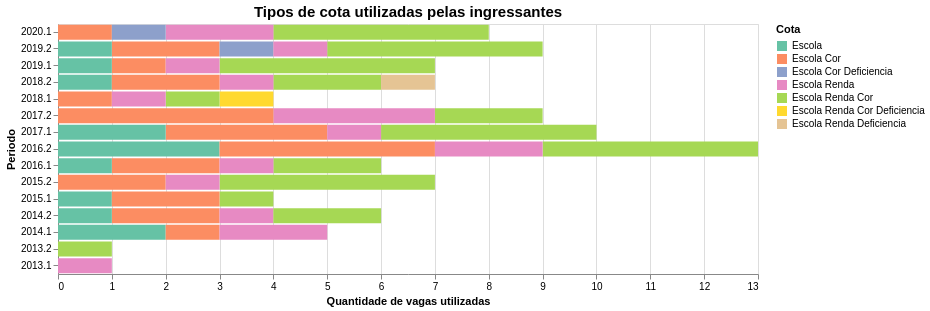

Describe this chart as a Vega-Lite specification.
### Vega-Lite specification from a JSON file in a GitHub repository (floating-point values rounded to 4 significant figures)
{"$schema": "https://vega.github.io/schema/vega-lite/v5.json", "data": {"values": [{"": "3823", "periodo_ingresso": "2020.1", "forma_reserva_vagas": "Escola Renda Cor"}, {"": "3822", "periodo_ingresso": "2020.1", "forma_reserva_vagas": "Escola Renda Cor"}, {"": "3561", "periodo_ingresso": "2020.1", "forma_reserva_vagas": "Escola Cor"}, {"": "3700", "periodo_ingresso": "2020.1", "forma_reserva_vagas": "Escola Renda"}, {"": "3712", "periodo_ingresso": "2020.1", "forma_reserva_vagas": "Escola Renda"}, {"": "3850", "periodo_ingresso": "2020.1", "forma_reserva_vagas": "Escola Renda Cor"}, {"": "3641", "periodo_ingresso": "2020.1", "forma_reserva_vagas": "Escola Cor Deficiencia"}, {"": "3518", "periodo_ingresso": "2020.1", "forma_reserva_vagas": "Escola Renda Cor"}, {"": "3546", "periodo_ingresso": "2019.2", "forma_reserva_vagas": "Escola Cor"}, {"": "3541", "periodo_ingresso": "2019.2", "forma_reserva_vagas": "Escola Cor"}, {"": "3377", "periodo_ingresso": "2019.2", "forma_reserva_vagas": "Escola Renda Cor"}, {"": "3383", "periodo_ingresso": "2019.2", "forma_reserva_vagas": "Escola Renda Cor"}, {"": "3388", "periodo_ingresso": "2019.2", "forma_reserva_vagas": "Escola Renda Cor"}, {"": "3164", "periodo_ingresso": "2019.2", "forma_reserva_vagas": "Escola Cor Deficiencia"}, {"": "3194", "periodo_ingresso": "2019.2", "forma_reserva_vagas": "Escola"}, {"": "3089", "periodo_ingresso": "2019.2", "forma_reserva_vagas": "Escola Renda Cor"}, {"": "3166", "periodo_ingresso": "2019.2", "forma_reserva_vagas": "Escola Renda"}, {"": "3652", "periodo_ingresso": "2019.1", "forma_reserva_vagas": "Escola Renda Cor"}, {"": "3653", "periodo_ingresso": "2019.1", "forma_reserva_vagas": "Escola Renda Cor"}, {"": "3657", "periodo_ingresso": "2019.1", "forma_reserva_vagas": "Escola Renda Cor"}, {"": "3734", "periodo_ingresso": "2019.1", "forma_reserva_vagas": "Escola Renda Cor"}, {"": "3741", "periodo_ingresso": "2019.1", "forma_reserva_vagas": "Escola Cor"}, {"": "3743", "periodo_ingresso": "2019.1", "forma_reserva_vagas": "Escola"}, {"": "3746", "periodo_ingresso": "2019.1", "forma_reserva_vagas": "Escola Renda"}, {"": "3272", "periodo_ingresso": "2018.2", "forma_reserva_vagas": "Escola Renda Cor"}, {"": "3449", "periodo_ingresso": "2018.2", "forma_reserva_vagas": "Escola Renda"}, {"": "3495", "periodo_ingresso": "2018.2", "forma_reserva_vagas": "Escola"}, {"": "3431", "periodo_ingresso": "2018.2", "forma_reserva_vagas": "Escola Renda Cor"}, {"": "3445", "periodo_ingresso": "2018.2", "forma_reserva_vagas": "Escola Cor"}, {"": "3440", "periodo_ingresso": "2018.2", "forma_reserva_vagas": "Escola Cor"}, {"": "3685", "periodo_ingresso": "2018.2", "forma_reserva_vagas": "Escola Renda Deficiencia"}, {"": "3167", "periodo_ingresso": "2018.1", "forma_reserva_vagas": "Escola Renda Cor Deficiencia"}, {"": "3093", "periodo_ingresso": "2018.1", "forma_reserva_vagas": "Escola Renda Cor"}, {"": "3555", "periodo_ingresso": "2018.1", "forma_reserva_vagas": "Escola Cor"}, {"": "3668", "periodo_ingresso": "2018.1", "forma_reserva_vagas": "Escola Renda"}, {"": "3036", "periodo_ingresso": "2017.2", "forma_reserva_vagas": "Escola Renda Cor"}, {"": "3374", "periodo_ingresso": "2017.2", "forma_reserva_vagas": "Escola Renda Cor"}, {"": "2235", "periodo_ingresso": "2017.2", "forma_reserva_vagas": "Escola Renda"}, {"": "1841", "periodo_ingresso": "2017.2", "forma_reserva_vagas": "Escola Renda"}, {"": "3717", "periodo_ingresso": "2017.2", "forma_reserva_vagas": "Escola Cor"}, {"": "3508", "periodo_ingresso": "2017.2", "forma_reserva_vagas": "Escola Cor"}, {"": "3230", "periodo_ingresso": "2017.2", "forma_reserva_vagas": "Escola Cor"}, {"": "3228", "periodo_ingresso": "2017.2", "forma_reserva_vagas": "Escola Cor"}, {"": "3223", "periodo_ingresso": "2017.2", "forma_reserva_vagas": "Escola Renda"}, {"": "3145", "periodo_ingresso": "2017.1", "forma_reserva_vagas": "Escola Renda Cor"}, {"": "3129", "periodo_ingresso": "2017.1", "forma_reserva_vagas": "Escola Renda Cor"}, {"": "3154", "periodo_ingresso": "2017.1", "forma_reserva_vagas": "Escola Cor"}, {"": "3153", "periodo_ingresso": "2017.1", "forma_reserva_vagas": "Escola"}, {"": "3151", "periodo_ingresso": "2017.1", "forma_reserva_vagas": "Escola Cor"}, {"": "3142", "periodo_ingresso": "2017.1", "forma_reserva_vagas": "Escola"}, {"": "3607", "periodo_ingresso": "2017.1", "forma_reserva_vagas": "Escola Renda"}, {"": "3455", "periodo_ingresso": "2017.1", "forma_reserva_vagas": "Escola Renda Cor"}, {"": "3331", "periodo_ingresso": "2017.1", "forma_reserva_vagas": "Escola Cor"}, {"": "3305", "periodo_ingresso": "2017.1", "forma_reserva_vagas": "Escola Renda Cor"}, {"": "2236", "periodo_ingresso": "2016.2", "forma_reserva_vagas": "Escola"}, {"": "2253", "periodo_ingresso": "2016.2", "forma_reserva_vagas": "Escola Renda Cor"}, {"": "3071", "periodo_ingresso": "2016.2", "forma_reserva_vagas": "Escola Cor"}, {"": "2454", "periodo_ingresso": "2016.2", "forma_reserva_vagas": "Escola Cor"}, {"": "3338", "periodo_ingresso": "2016.2", "forma_reserva_vagas": "Escola Renda Cor"}, {"": "3349", "periodo_ingresso": "2016.2", "forma_reserva_vagas": "Escola"}, {"": "3290", "periodo_ingresso": "2016.2", "forma_reserva_vagas": "Escola"}, {"": "3264", "periodo_ingresso": "2016.2", "forma_reserva_vagas": "Escola Renda Cor"}, {"": "3229", "periodo_ingresso": "2016.2", "forma_reserva_vagas": "Escola Renda"}, {"": "3477", "periodo_ingresso": "2016.2", "forma_reserva_vagas": "Escola Renda"}, {"": "3189", "periodo_ingresso": "2016.2", "forma_reserva_vagas": "Escola Renda Cor"}, {"": "3038", "periodo_ingresso": "2016.2", "forma_reserva_vagas": "Escola Cor"}, {"": "3416", "periodo_ingresso": "2016.2", "forma_reserva_vagas": "Escola Cor"}, {"": "2958", "periodo_ingresso": "2016.1", "forma_reserva_vagas": "Escola Renda Cor"}, {"": "2952", "periodo_ingresso": "2016.1", "forma_reserva_vagas": "Escola Cor"}, {"": "1358", "periodo_ingresso": "2016.1", "forma_reserva_vagas": "Escola Renda Cor"}, {"": "1690", "periodo_ingresso": "2016.1", "forma_reserva_vagas": "Escola"}, {"": "2990", "periodo_ingresso": "2016.1", "forma_reserva_vagas": "Escola Renda"}, {"": "3940", "periodo_ingresso": "2016.1", "forma_reserva_vagas": "Escola Cor"}, {"": "2938", "periodo_ingresso": "2015.2", "forma_reserva_vagas": "Escola Renda Cor"}, {"": "2911", "periodo_ingresso": "2015.2", "forma_reserva_vagas": "Escola Cor"}, {"": "3885", "periodo_ingresso": "2015.2", "forma_reserva_vagas": "Escola Renda Cor"}, {"": "3875", "periodo_ingresso": "2015.2", "forma_reserva_vagas": "Escola Renda"}, {"": "3874", "periodo_ingresso": "2015.2", "forma_reserva_vagas": "Escola Renda Cor"}, {"": "2950", "periodo_ingresso": "2015.2", "forma_reserva_vagas": "Escola Renda Cor"}, {"": "3881", "periodo_ingresso": "2015.2", "forma_reserva_vagas": "Escola Cor"}, {"": "3792", "periodo_ingresso": "2015.1", "forma_reserva_vagas": "Escola Renda Cor"}, {"": "3845", "periodo_ingresso": "2015.1", "forma_reserva_vagas": "Escola"}, {"": "2885", "periodo_ingresso": "2015.1", "forma_reserva_vagas": "Escola Cor"}, {"": "2884", "periodo_ingresso": "2015.1", "forma_reserva_vagas": "Escola Cor"}, {"": "2812", "periodo_ingresso": "2014.2", "forma_reserva_vagas": "Escola Cor"}, {"": "2828", "periodo_ingresso": "2014.2", "forma_reserva_vagas": "Escola Renda"}, {"": "2790", "periodo_ingresso": "2014.2", "forma_reserva_vagas": "Escola Cor"}, {"": "2782", "periodo_ingresso": "2014.2", "forma_reserva_vagas": "Escola Renda Cor"}, {"": "3686", "periodo_ingresso": "2014.2", "forma_reserva_vagas": "Escola"}, {"": "3750", "periodo_ingresso": "2014.2", "forma_reserva_vagas": "Escola Renda Cor"}, {"": "2656", "periodo_ingresso": "2014.1", "forma_reserva_vagas": "Escola"}, {"": "2722", "periodo_ingresso": "2014.1", "forma_reserva_vagas": "Escola Cor"}, {"": "2749", "periodo_ingresso": "2014.1", "forma_reserva_vagas": "Escola"}, {"": "2740", "periodo_ingresso": "2014.1", "forma_reserva_vagas": "Escola Renda"}, {"": "2670", "periodo_ingresso": "2014.1", "forma_reserva_vagas": "Escola Renda"}, {"": "2605", "periodo_ingresso": "2013.2", "forma_reserva_vagas": "Escola Renda Cor"}, {"": "2432", "periodo_ingresso": "2013.1", "forma_reserva_vagas": "Escola Renda"}]}, "transform": [{"aggregate": [{"op": "count", "field": "forma_reserva_vagas", "as": "count_cota"}], "groupby": ["forma_reserva_vagas", "periodo_ingresso"]}], "title": {"text": "Tipos de cota utilizadas pelas ingressantes", "fontSize": 15}, "width": 700, "height": 250, "mark": {"type": "bar", "tooltip": true}, "encoding": {"y": {"field": "periodo_ingresso", "type": "nominal", "title": "Periodo", "sort": "-y"}, "x": {"field": "count_cota", "type": "quantitative", "title": "Quantidade de vagas utilizadas"}, "tooltip": [{"field": "periodo_ingresso", "type": "ordinal", "title": "Período"}, {"field": "forma_reserva_vagas", "type": "ordinal", "title": "Cota"}, {"field": "count_cota", "type": "quantitative", "title": "Quantidade"}], "order": {"field": "forma_reserva_vagas"}, "color": {"field": "forma_reserva_vagas", "type": "nominal", "scale": {"domain": ["Escola", "Escola Cor", "Escola Cor Deficiencia", "Escola Renda", "Escola Renda Cor", "Escola Renda Cor Deficiencia", "Escola Renda Deficiencia"], "scheme": "set2"}, "title": "Cota"}}}
